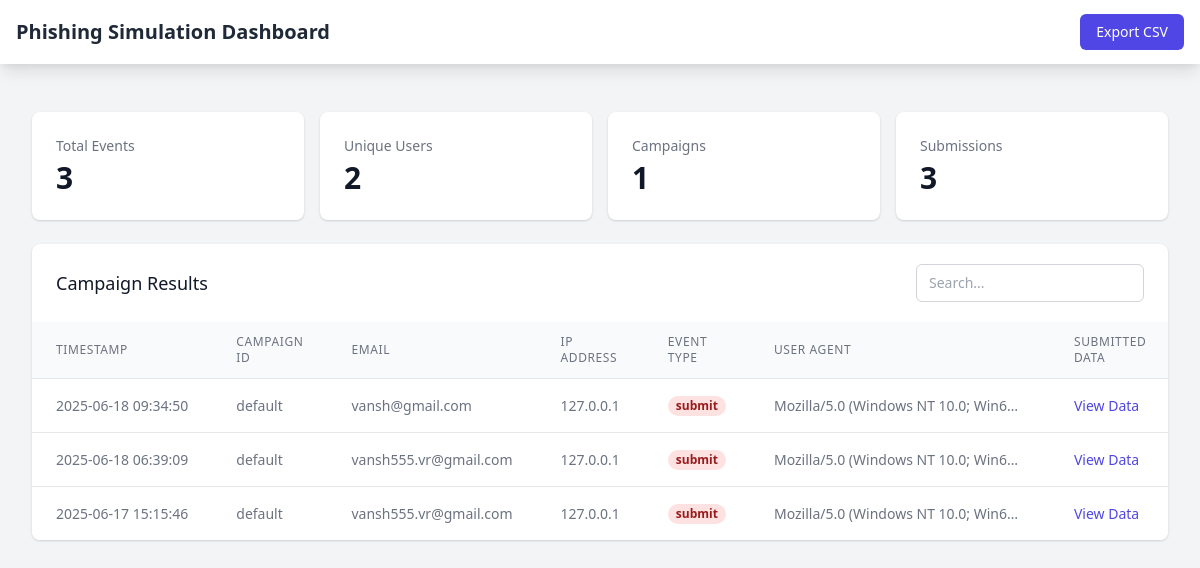
/dashboard, run on the app's committed database.
### app.py (models this page shows)
class PhishingEvent(db.Model):
    id = db.Column(db.Integer, primary_key=True)
    campaign_id = db.Column(db.String(50), nullable=False)
    email = db.Column(db.String(120), nullable=False)
    ip_address = db.Column(db.String(45), nullable=False)
    user_agent = db.Column(db.String(200), nullable=False)
    timestamp = db.Column(db.DateTime, default=datetime.utcnow)
    event_type = db.Column(db.String(20), nullable=False)  # 'click' or 'submit'
    submitted_data = db.Column(db.Text)  # JSON string of submitted form data

### app.py (the view)
@app.route('/dashboard')
def dashboard():
    events = PhishingEvent.query.order_by(PhishingEvent.timestamp.desc()).all()
    return render_template('dashboard.html', events=events)

### app.py (called while the page is built)
@app.template_filter('from_json')
def from_json(value):
    try:
        return json.loads(value)
    except:
        return {}

### templates/dashboard.html (shortened to what this page needs)
<!DOCTYPE html>
<html lang="en">
<head>
    <link href="https://cdn.jsdelivr.net/npm/tailwindcss@2.2.19/dist/tailwind.min.css" rel="stylesheet">
</head>
<body class="bg-gray-100">
    <div class="min-h-screen">
        <nav class="bg-white shadow-lg">
            <div class="max-w-7xl mx-auto px-4">
                <div class="flex justify-between h-16">
                    <div class="flex">
                        <div class="flex-shrink-0 flex items-center">
                            <h1 class="text-xl font-bold text-gray-800">Phishing Simulation Dashboard</h1>
                        </div>
                    </div>
                    <div class="flex items-center space-x-4">
                        <a href="/export" class="bg-indigo-600 text-white px-4 py-2 rounded-md text-sm font-medium hover:bg-indigo-700">
                            Export CSV
                        </a>
                    </div>
                </div>
            </div>
        </nav>
        <main class="max-w-7xl mx-auto py-6 sm:px-6 lg:px-8">
            <div class="px-4 py-6 sm:px-0">
                <div class="grid grid-cols-1 md:grid-cols-4 gap-4 mb-6">
                    <div class="bg-white overflow-hidden shadow rounded-lg">
                        <div class="px-4 py-5 sm:p-6">
                            <dt class="text-sm font-medium text-gray-500 truncate">Total Events</dt>
                            <dd class="mt-1 text-3xl font-semibold text-gray-900">{{ events|length }}</dd>
                        </div>
                    </div>
                    <div class="bg-white overflow-hidden shadow rounded-lg">
                        <div class="px-4 py-5 sm:p-6">
                            <dt class="text-sm font-medium text-gray-500 truncate">Unique Users</dt>
                            <dd class="mt-1 text-3xl font-semibold text-gray-900">{{ events|map(attribute='email')|unique|list|length }}</dd>
                        </div>
                    </div>
                    <div class="bg-white overflow-hidden shadow rounded-lg">
                        <div class="px-4 py-5 sm:p-6">
                            <dt class="text-sm font-medium text-gray-500 truncate">Campaigns</dt>
                            <dd class="mt-1 text-3xl font-semibold text-gray-900">{{ events|map(attribute='campaign_id')|unique|list|length }}</dd>
                        </div>
                    </div>
                    <div class="bg-white overflow-hidden shadow rounded-lg">
                        <div class="px-4 py-5 sm:p-6">
                            <dt class="text-sm font-medium text-gray-500 truncate">Submissions</dt>
                            <dd class="mt-1 text-3xl font-semibold text-gray-900">{{ events|selectattr('event_type', 'equalto', 'submit')|list|length }}</dd>
                        </div>
                    </div>
                </div>
                <div class="bg-white shadow overflow-hidden sm:rounded-lg">
                    <div class="px-4 py-5 sm:px-6 flex justify-between items-center">
                        <h3 class="text-lg leading-6 font-medium text-gray-900">
                            Campaign Results
                        </h3>
                        <div class="flex space-x-2">
                            <input type="text" id="searchInput" placeholder="Search..."
                                   class="px-3 py-2 border border-gray-300 rounded-md text-sm focus:outline-none focus:ring-indigo-500 focus:border-indigo-500">
                        </div>
                    </div>
                    <div class="table-container">
                        <table class="min-w-full divide-y divide-gray-200">
                            <thead class="bg-gray-50">
                                <tr>
                                    <th scope="col" class="px-6 py-3 text-left text-xs font-medium text-gray-500 uppercase tracking-wider">
                                        Timestamp
                                    </th>
                                    <th scope="col" class="px-6 py-3 text-left text-xs font-medium text-gray-500 uppercase tracking-wider">
                                        Campaign ID
                                    </th>
                                    <th scope="col" class="px-6 py-3 text-left text-xs font-medium text-gray-500 uppercase tracking-wider">
                                        Email
                                    </th>
                                    <th scope="col" class="px-6 py-3 text-left text-xs font-medium text-gray-500 uppercase tracking-wider">
                                        IP Address
                                    </th>
                                    <th scope="col" class="px-6 py-3 text-left text-xs font-medium text-gray-500 uppercase tracking-wider">
                                        Event Type
                                    </th>
                                    <th scope="col" class="px-6 py-3 text-left text-xs font-medium text-gray-500 uppercase tracking-wider">
                                        User Agent
                                    </th>
                                    <th scope="col" class="px-6 py-3 text-left text-xs font-medium text-gray-500 uppercase tracking-wider">
                                        Submitted Data
                                    </th>
                                </tr>
                            </thead>
                            <tbody class="bg-white divide-y divide-gray-200" id="eventsTable">
                                {% for event in events %}
                                <tr class="hover:bg-gray-50">
                                    <td class="px-6 py-4 whitespace-nowrap text-sm text-gray-500">
                                        {{ event.timestamp.strftime('%Y-%m-%d %H:%M:%S') }}
                                    </td>
                                    <td class="px-6 py-4 whitespace-nowrap text-sm text-gray-500">
                                        {{ event.campaign_id }}
                                    </td>
                                    <td class="px-6 py-4 whitespace-nowrap text-sm text-gray-500">
                                        {{ event.email }}
                                    </td>
                                    <td class="px-6 py-4 whitespace-nowrap text-sm text-gray-500">
                                        {{ event.ip_address }}
                                    </td>
                                    <td class="px-6 py-4 whitespace-nowrap text-sm text-gray-500">
                                        <span class="px-2 inline-flex text-xs leading-5 font-semibold rounded-full
                                            {% if event.event_type == 'click' %}bg-green-100 text-green-800
                                            {% else %}bg-red-100 text-red-800{% endif %}">
                                            {{ event.event_type }}
                                        </span>
                                    </td>
                                    <td class="px-6 py-4 text-sm text-gray-500 table-cell">
                                        {{ event.user_agent }}
                                    </td>
                                    <td class="px-6 py-4 text-sm text-gray-500">
                                        {% if event.event_type == 'submit' and event.submitted_data %}
                                            <button onclick="toggleSubmittedData('{{ event.id }}')"
                                                    class="text-indigo-600 hover:text-indigo-900">
                                                View Data
                                            </button>
                                        {% else %}
                                            -
                                        {% endif %}
                                    </td>
                                </tr>
                                {% endfor %}
                            </tbody>
                        </table>
                    </div>
                </div>
            </div>
        </main>
    </div>
</body>
</html>

### templates/dashboard.html (style rules this page uses)
.table-container { overflow-x: auto; -webkit-overflow-scrolling: touch; }
.table-cell { min-width: 150px; max-width: 300px; overflow: hidden; text-overflow: ellipsis; white-space: nowrap; }

### data on the page
PhishingEvent: timestamp "2025-06-18 09:34:50", campaign_id "default", email "vansh@gmail.com", ip_address "127.0.0.1", event_type "submit", user_agent "Mozilla/5.0 (Windows NT 10.0; Win6…"
PhishingEvent: timestamp "2025-06-18 06:39:09", campaign_id "default", email "vansh555.vr@gmail.com", ip_address "127.0.0.1", event_type "submit", user_agent "Mozilla/5.0 (Windows NT 10.0; Win6…"
PhishingEvent: timestamp "2025-06-17 15:15:46", campaign_id "default", email "vansh555.vr@gmail.com", ip_address "127.0.0.1", event_type "submit", user_agent "Mozilla/5.0 (Windows NT 10.0; Win6…"

### other printed values
{{ events|length }} "3"
{{ events|map(attribute='email')|unique|list|length }} "2"
{{ events|map(attribute='campaign_id')|unique|list|length }} "1"
{{ events|selectattr('event_type', 'equalto', 'submit')|list|length }} "3"
